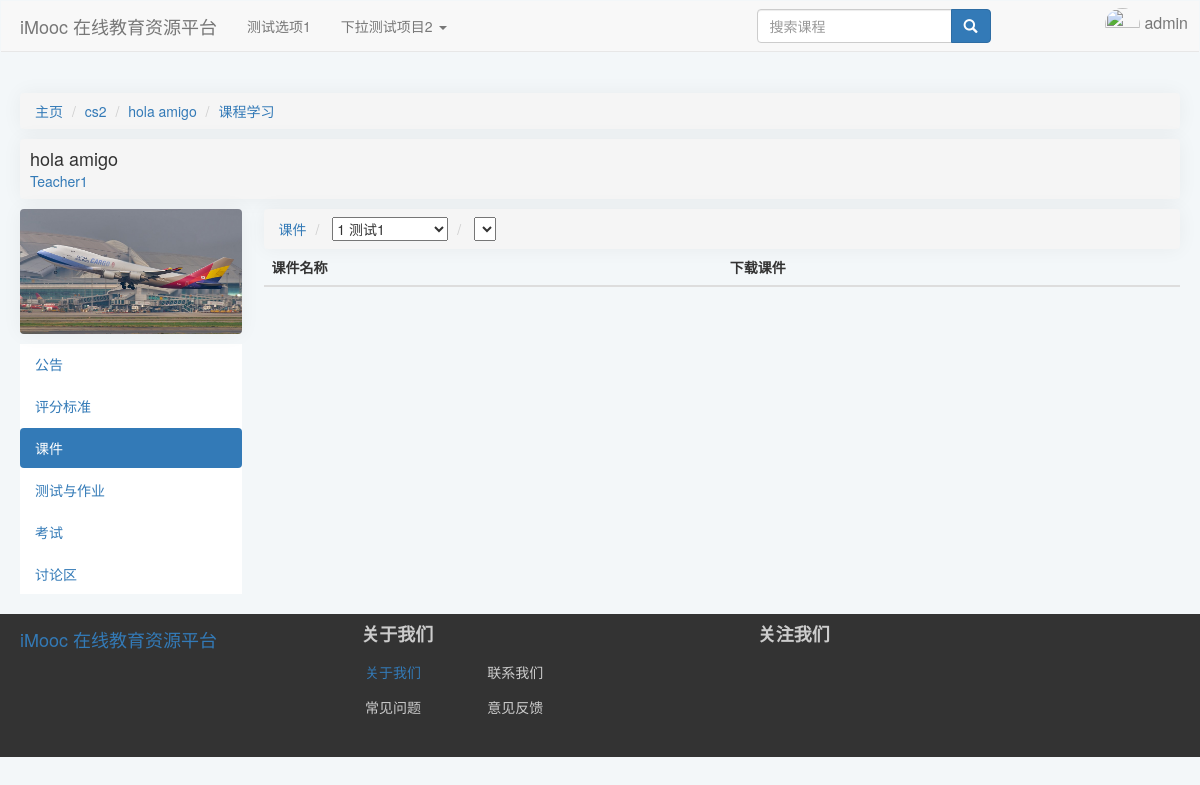
The page /course/3/learn/Content (signed in) on the database its author committed.
### index/models.py (models this page shows, shortened)
class CourseCategory(models.Model):
    CategoryID = models.AutoField(primary_key=True, verbose_name="分类编号")
    CategoryName = models.CharField(verbose_name="分类名", max_length=64)
    Is_Root = models.BooleanField(verbose_name="根分类", default=True, editable=False)
    DisplayOrder = models.PositiveIntegerField(verbose_name="显示顺序", default=1)
    ParentID = models.ForeignKey(
        "self",
        on_delete=models.CASCADE,
        limit_choices_to={"Is_Root": 1},
        null=True,
        blank=True,
    )
    def __str__(self) -> str:
        return self.CategoryName
    class Meta:
        ordering = ["-CategoryID"]
        verbose_name = "课程分类"
        verbose_name_plural = "课程分类"

class Course(models.Model):
    status = (
        ("1", "未开课"),
        ("2", "已开课"),
        ("3", "已结课"),
    )
    Course_Name = models.CharField(verbose_name="课程名称", max_length=64)
    Course_Teacher = models.ForeignKey(
        "Users",
        on_delete=models.CASCADE,
        limit_choices_to={"access": "teacher"},
        null=True,
        blank=True,
        related_name="teacher",
    )
    Course_Info = models.TextField(verbose_name="课程说明", default="暂未设置")
    Course_Goal = models.TextField(verbose_name="课程目标", default="暂未设置")
    Grade_Requirements = models.TextField(verbose_name="成绩要求", default="暂未设置")
    Reference = models.TextField(verbose_name="参考资料", default="暂未设置")
    QA = models.TextField(verbose_name="常见问题", null=True, blank=True, default="暂未设置")
    Course_Img = models.ImageField(
        verbose_name="课程图片",
        null=True,
        upload_to="Course_Img",
        blank=True,
        default="material/defaultCourseImage.jpg",
    )
    Stu_Count = models.PositiveIntegerField(verbose_name="选课人数", default=0)
    Course_Chapter = models.TextField(
        verbose_name="课程章节",
        null=True,
        blank=True,
        default='[{"title":"New Node","key":"1"}]',
    )
    Course_Category = models.ForeignKey(
        "CourseCategory",
        verbose_name="课程分类",
        on_delete=models.CASCADE,
        limit_choices_to={"Is_Root": 0},
        null=True,
        blank=True,
    )
    View_Count = models.PositiveIntegerField(verbose_name="访问人数", default=0)
    Status = models.CharField(
        verbose_name="课程状态", max_length=16, choices=status, default="1"
    )
    Starting_Time = models.DateTimeField(verbose_name="开课时间", auto_now_add=True)
    Ending_Time = models.DateTimeField(verbose_name="结课时间", null=True, blank=True)
    class Meta:
        ordering = ["-Starting_Time"]
        verbose_name = "课程"
        verbose_name_plural = "课程"

class Users(models.Model):
    gender = (
        ("male", "男"),
        ("female", "女"),
        ("default", "保密"),
    )
    access = (
        ("banned", "封禁用户"),
        ("guest", "访客"),
        ("student", "学生"),
        ("teacher", "教师"),
    )
    profile_picture = models.ImageField(
        verbose_name="头像",
        null=True,
        upload_to="avatar",
        blank=True,
        default="avatar/default-profile-picture.jpg",
    )
    name = models.CharField(
        verbose_name="*用户名", max_length=128, unique=True, null=False
    )  # 昵称
    real_name = models.CharField(
        verbose_name="真实姓名", max_length=64, null=True, blank=True
    )  # 真实姓名
    password = models.CharField(
        verbose_name="*密码", max_length=256, editable=False
    )  # 密码
    email = models.EmailField(verbose_name="*电子邮箱", unique=True)  # 邮箱
    phone_number = models.CharField(
        verbose_name="手机号码", max_length=32, unique=True, null=True, blank=True
    )  # 手机号码
    access = models.CharField(
        verbose_name="*权限等级", max_length=16, choices=access, default="guest"
    )  # 权限级别
    selected_courses = models.ManyToManyField(
        "Course", related_name="students", null=True, blank=True
    )  # 已选课程
    sex = models.CharField(
        verbose_name="*性别", max_length=32, choices=gender, default="default"
    )  # 性别
    create_time = models.DateTimeField(verbose_name="账号创建时间", auto_now_add=True)  # 创建时间
    is_deleted = models.BooleanField(
        verbose_name="删除标记", default=False, editable=False
    )  # 删除标记
    def __str__(self) -> str:
        return self.name
    class Meta:
        ordering = ["-create_time"]
        verbose_name = "用户"
        verbose_name_plural = "用户"

### index/views.py (the view)
def courseLearnContent(request, courseid):
    courseDetail, _, _ = VF.Get_Course(courseid)
    course = models.Course.objects.get(id=courseid)
    Chapters = models.Chapter.objects.filter(sourceCourse=course)
    page = request.GET.get("page")
    print("pageis")
    print(page)
    return render(request, "index/courseLearn/courseLearnContent.html", locals())

### index/models.py (called while the page is built)
    def __str__(self) -> str:
        return self.chapterName

### index/templates/index/courseLearn/courseLearnContent.html (shortened to what this page needs)
{% extends 'index/courseLearn/courseLearnBase.html' %}
{% load static %}
    {% block extrastatic %}
    {{ block.super }}
    <link rel="stylesheet" href="{% static 'index/css/courseFilePreview.css' %}">
    <link rel="stylesheet" href="{% static 'bootstrap-select/css/bootstrap-select.min.css' %}">
    {% endblock extrastatic %}
    {% block learnContent %}
    <div class="Selector">
        <ul class="breadcrumb">
            <li><a href="{% url 'index:Content' courseid %}">课件</a></li>
            <li>
                <select class="ChapterSelector" id="ChapterSelector">
                    {% for Chapter in Chapters %}
                    <option>{{Chapter}}</option>
                    {% endfor %}
                </select>
            </li>
            <li>
                <select class="SectionSelector" id="SectionSelector">
                </select>
            </li>
        </ul>
    </div>
    <div class="fileList">
        {% include 'index/AjaxTemplate/CourseFilePreview.html' %}
    </div>
    {% endblock learnContent %}

### index/templates/index/courseLearn/courseLearnBase.html (shortened to what this page needs)
{% extends 'index/index.html' %}
{% load static %}
    {% block extrastatic %}
    <link rel="stylesheet" href="{% static 'index/css/courseLearnBase.css' %}">
    {% endblock extrastatic %}
    {% block content %}
    <ul class="breadcrumb">
        <li><a class="Index" href="/index/">主页</a></li>
        <li><a class="Category" href="{% url 'index:category' courseDetail.Course_Category.ParentID.CategoryID %}"
                id="{{courseDetail.Course_Category.CategoryID}}">{{courseDetail.Course_Category}}</a></li>
        <li><a class="Course" href="{% url 'index:courseInfo' courseid %}">{{courseDetail.Course_Name}}
            </a>
        </li>
        <li class="active"><a href="{% url 'index:Learn' courseid %}">课程学习
            </a>
        </li>
    </ul>
    <div class="header">
        <div class="courseInfo">
            <div class="courseName">
                <a href="{% url 'index:courseInfo' courseid %}">
                    <h4>{{courseDetail.Course_Name}}</h4>
                </a>
            </div>
            <div class="teachers">
                <a href="#">
                    <h5>{{courseDetail.Course_Teacher}}</h5>
                </a>
            </div>
        </div>
    </div>
    <div class="body">
        <div class="navSideBar">
            <div class="courseImage">
                <img src="{{courseDetail.Course_Img}}" alt="课程图片">
            </div>
            <ul class="nav nav-pills nav-stacked">
                <li name="Notices"><a href="{% url 'index:Notice' courseid %}">公告</a></li>
                <li name="Grading"><a href="{% url 'index:Grading' courseid %}">评分标准</a></li>
                <li name="Content"><a href="{% url 'index:Content' courseid %}">课件</a></li>
                <li name="Exercise"><a href="{% url 'index:Exercise' courseid %}">测试与作业</a></li>
                <li name="Examination"><a href="{% url 'index:Examination' courseid %}">考试</a></li>
                <li><a href="#">讨论区</a></li>
            </ul>
        </div>
        <div class="mainContainer">
            {% block learnContent %}
            {% endblock learnContent %}
        </div>
    </div>
    {% endblock content %}

### index/static/index/css/index.css (style rules this page uses)
body { background-color: #f3f7f9; }

### index/static/index/css/courseLearnBase.css (style rules this page uses)
.breadcrumb { margin:0px; box-shadow: 0 0 20px 0 rgb(12 1 4 / 5%); border-radius: 4px; }
.navSideBar { display:block; float:left; width:20%; }
.navSideBar img { overflow: hidden;width: 222px; box-shadow: 0 0 20px 0 rgb(12 1 4 / 5%); border-radius: 4px; margin-bottom:10px; }
.header { background-color:#f5f5f5; box-shadow: 0 0 20px 0 rgb(12 1 4 / 5%); border-radius: 4px; padding:5px; margin:10px 0; }
.header h4 { color:#000000cc; margin:5px; }
.header h5 { margin:5px; }
.teachers { width: fit-content; }
.courseInfo { width: fit-content; }
.mainContainer { display:block; width:79%; float:right; }
ul.nav.nav-pills.nav-stacked { background: white;margin: 0 10px 0 0; }

### index/static/index/css/courseFilePreview.css (style rules this page uses)
.panel-group a,li { cursor: pointer; }

### rows shown on the page
CourseCategory: Course_Category "cs2"
Course: Course_Name "hola amigo"
Users: Course_Teacher "Teacher1"

### other values the page prints
{{ request.session.user_name }} "admin"
form field value "1 测试1"
